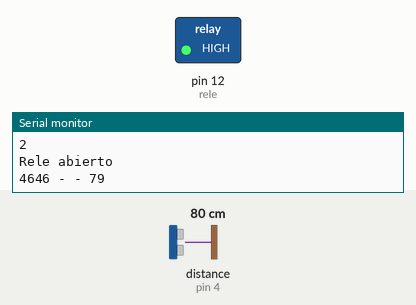
Simulated run of this sketch. Board: Arduino Uno, built with avr-gcc and run on an emulated ATmega328P. On the bench: switched loads named in the sketch (green lamp = pin HIGH), the last lines printed to the serial monitor. Wiring (inferred from the names in the program): ultrasonic range finder: trigger pin 2; echo pin 4. The inputs (shaded band) are chosen by the test bench; at power-on: distance to the obstacle (sensor on pin 4) 80 cm. The echo pulse lasts 58.3 µs per cm; pins used as bus, display or sensor lines are not drawn.

Above: at 1.2 s.
1.3 s: distance to the obstacle (sensor on pin 4) set to 148 cm
4.3 s: distance to the obstacle (sensor on pin 4) set to 155 cm
At 5.1 s:
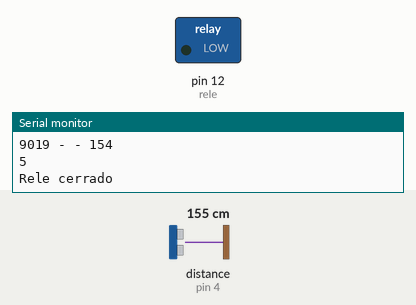
5.8 s: distance to the obstacle (sensor on pin 4) set to 2 cm
At 7.0 s:
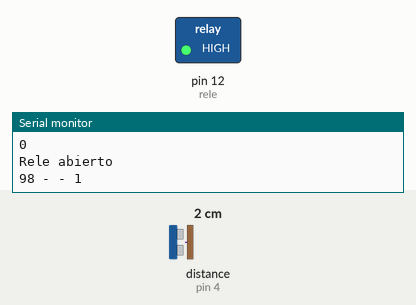
7.3 s: distance to the obstacle (sensor on pin 4) set to 250 cm
At 8.1 s:
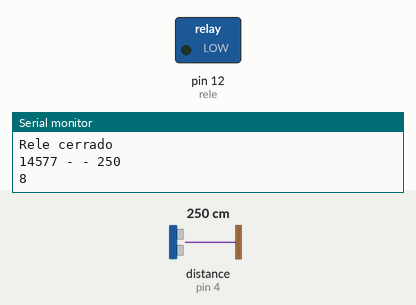
Timing chart, 0 to 9.8 s (numbered marks = the images above; inputs shaded):
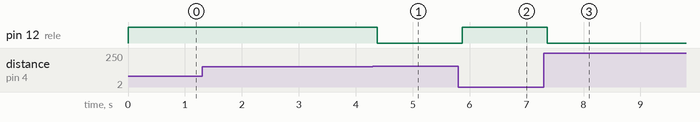

Measured:
- the behaviour switches between 151 and 152 cm on distance to the obstacle (sensor on pin 4) (found by bisection; images 0 and 1)
- after the input at 4.3 s, pin 12 (rele): HIGH → LOW after 0.08 s
- after the input at 5.8 s, pin 12 (rele): LOW → HIGH after 0.07 s
- after the input at 7.3 s, pin 12 (rele): HIGH → LOW after 0.07 s

The sketch:

SensorDistanciaEco.ino
```cpp
#define trigPin 2
#define ecoPin 4
int rele = 12;

void setup() {
  Serial.begin(9600);
  pinMode(rele, OUTPUT);
  pinMode(trigPin, OUTPUT);
  pinMode(ecoPin, INPUT);

}
void medir() {

long tiempo, distancia;
  digitalWrite(trigPin, LOW);
  delayMicroseconds(2);
  digitalWrite(trigPin, HIGH);
  delayMicroseconds(10);
  digitalWrite(trigPin, LOW);
  tiempo = pulseIn(ecoPin, HIGH);
  distancia = (tiempo/2) / 29.1;
  Serial.print(tiempo);
  Serial.print(F(" - - "));
  Serial.println(distancia);

  int lejos = map(distancia, 2, 300, 0, 10);
  Serial.println(lejos);

  if (lejos < 5) {
  digitalWrite(rele, HIGH);
  Serial.println("Rele abierto");
  }
  else {
    delay(50);
  digitalWrite(rele, LOW);
  Serial.println(F("Rele cerrado"));
  }
}

void loop() {

  medir();
  delay(10);
}
```
